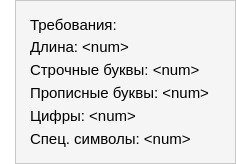
<?xml version="1.0" encoding="UTF-8"?>
<ui version="4.0">
 <class>pwdtip</class>
 <widget class="QWidget" name="pwdtip">
  <property name="windowModality">
   <enum>Qt::NonModal</enum>
  </property>
  <property name="geometry">
   <rect>
    <x>0</x>
    <y>0</y>
    <width>236</width>
    <height>164</height>
   </rect>
  </property>
  <property name="font">
   <font>
    <family>Ubuntu</family>
    <pointsize>12</pointsize>
    <weight>50</weight>
    <bold>false</bold>
    <stylestrategy>PreferAntialias</stylestrategy>
   </font>
  </property>
  <property name="contextMenuPolicy">
   <enum>Qt::NoContextMenu</enum>
  </property>
  <property name="windowTitle">
   <string>pwdtip</string>
  </property>
  <property name="autoFillBackground">
   <bool>false</bool>
  </property>
  <property name="styleSheet">
   <string notr="true">QWidget#pwdtip {
background: transparent;
color: black;
}

QWidget#main {
border: 1px solid  rgb(200,200,200);
background-color: rgb(245,245,245);
}</string>
  </property>
  <layout class="QGridLayout" name="gridLayout">
   <property name="sizeConstraint">
    <enum>QLayout::SetDefaultConstraint</enum>
   </property>
   <property name="leftMargin">
    <number>0</number>
   </property>
   <property name="topMargin">
    <number>0</number>
   </property>
   <property name="rightMargin">
    <number>0</number>
   </property>
   <property name="bottomMargin">
    <number>0</number>
   </property>
   <property name="spacing">
    <number>0</number>
   </property>
   <item row="0" column="1">
    <widget class="QWidget" name="main" native="true">
     <property name="font">
      <font>
       <family>Ubuntu</family>
       <stylestrategy>PreferAntialias</stylestrategy>
      </font>
     </property>
     <layout class="QVBoxLayout" name="verticalLayout">
      <property name="spacing">
       <number>4</number>
      </property>
      <property name="leftMargin">
       <number>15</number>
      </property>
      <property name="topMargin">
       <number>15</number>
      </property>
      <property name="rightMargin">
       <number>15</number>
      </property>
      <property name="bottomMargin">
       <number>15</number>
      </property>
      <item>
       <widget class="QLabel" name="zag">
        <property name="font">
         <font>
          <family>Ubuntu</family>
          <pointsize>11</pointsize>
          <weight>50</weight>
          <bold>false</bold>
          <stylestrategy>PreferAntialias</stylestrategy>
         </font>
        </property>
        <property name="text">
         <string>Требования:</string>
        </property>
       </widget>
      </item>
      <item>
       <widget class="QLabel" name="len">
        <property name="font">
         <font>
          <family>Ubuntu</family>
          <pointsize>11</pointsize>
          <weight>50</weight>
          <bold>false</bold>
          <stylestrategy>PreferAntialias</stylestrategy>
         </font>
        </property>
        <property name="text">
         <string>&lt;html&gt;&lt;head/&gt;&lt;body&gt;&lt;p&gt;Длина: &amp;lt;num&amp;gt;&lt;/p&gt;&lt;/body&gt;&lt;/html&gt;</string>
        </property>
       </widget>
      </item>
      <item>
       <widget class="QLabel" name="lower">
        <property name="font">
         <font>
          <family>Ubuntu</family>
          <pointsize>11</pointsize>
          <weight>50</weight>
          <bold>false</bold>
          <stylestrategy>PreferAntialias</stylestrategy>
         </font>
        </property>
        <property name="text">
         <string>&lt;html&gt;&lt;head/&gt;&lt;body&gt;&lt;p&gt;Строчные буквы: &amp;lt;num&amp;gt;&lt;/p&gt;&lt;/body&gt;&lt;/html&gt;</string>
        </property>
       </widget>
      </item>
      <item>
       <widget class="QLabel" name="upper">
        <property name="font">
         <font>
          <family>Ubuntu</family>
          <pointsize>11</pointsize>
          <weight>50</weight>
          <bold>false</bold>
          <stylestrategy>PreferAntialias</stylestrategy>
         </font>
        </property>
        <property name="text">
         <string>&lt;html&gt;&lt;head/&gt;&lt;body&gt;&lt;p&gt;Прописные буквы: &amp;lt;num&amp;gt;&lt;/p&gt;&lt;/body&gt;&lt;/html&gt;</string>
        </property>
       </widget>
      </item>
      <item>
       <widget class="QLabel" name="num">
        <property name="font">
         <font>
          <family>Ubuntu</family>
          <pointsize>11</pointsize>
          <weight>50</weight>
          <bold>false</bold>
          <stylestrategy>PreferAntialias</stylestrategy>
         </font>
        </property>
        <property name="text">
         <string>&lt;html&gt;&lt;head/&gt;&lt;body&gt;&lt;p&gt;Цифры: &amp;lt;num&amp;gt;&lt;/p&gt;&lt;/body&gt;&lt;/html&gt;</string>
        </property>
       </widget>
      </item>
      <item>
       <widget class="QLabel" name="symb">
        <property name="font">
         <font>
          <family>Ubuntu</family>
          <pointsize>11</pointsize>
          <weight>50</weight>
          <bold>false</bold>
          <stylestrategy>PreferAntialias</stylestrategy>
         </font>
        </property>
        <property name="text">
         <string>&lt;html&gt;&lt;head/&gt;&lt;body&gt;&lt;p&gt;Спец. символы: &amp;lt;num&amp;gt;&lt;/p&gt;&lt;/body&gt;&lt;/html&gt;</string>
        </property>
       </widget>
      </item>
     </layout>
    </widget>
   </item>
   <item row="0" column="0">
    <widget class="QLabel" name="label">
     <property name="minimumSize">
      <size>
       <width>15</width>
       <height>0</height>
      </size>
     </property>
     <property name="maximumSize">
      <size>
       <width>15</width>
       <height>16777215</height>
      </size>
     </property>
     <property name="font">
      <font>
       <family>Ubuntu</family>
       <stylestrategy>PreferAntialias</stylestrategy>
      </font>
     </property>
     <property name="pixmap">
      <pixmap>angle.png</pixmap>
     </property>
    </widget>
   </item>
  </layout>
 </widget>
 <resources/>
 <connections/>
</ui>
